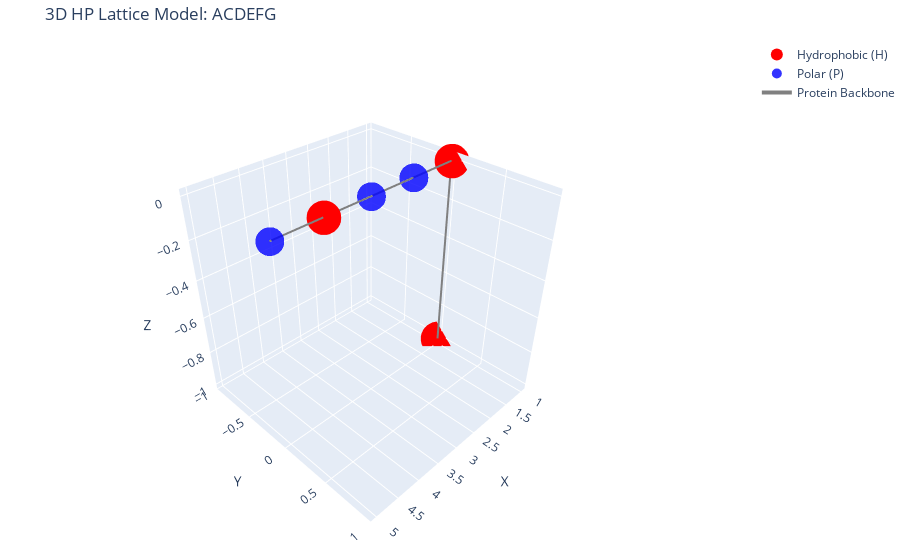
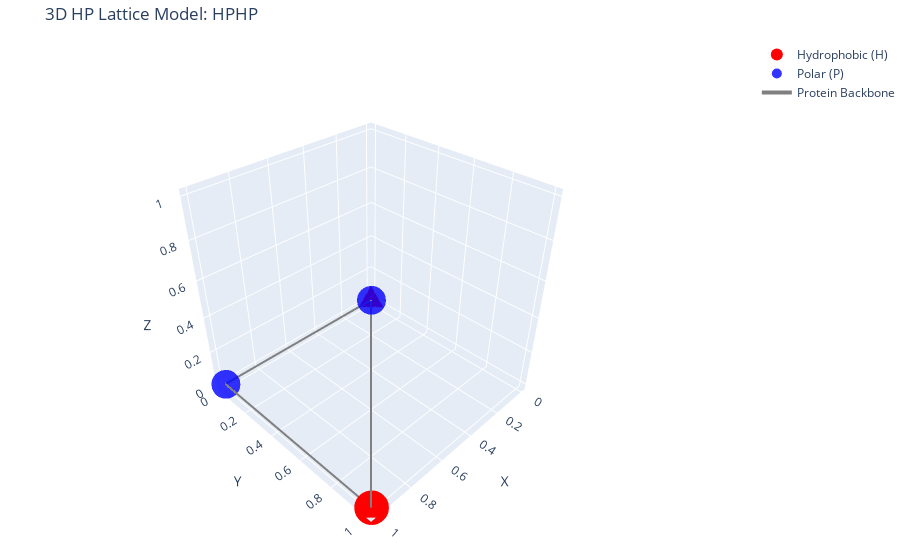
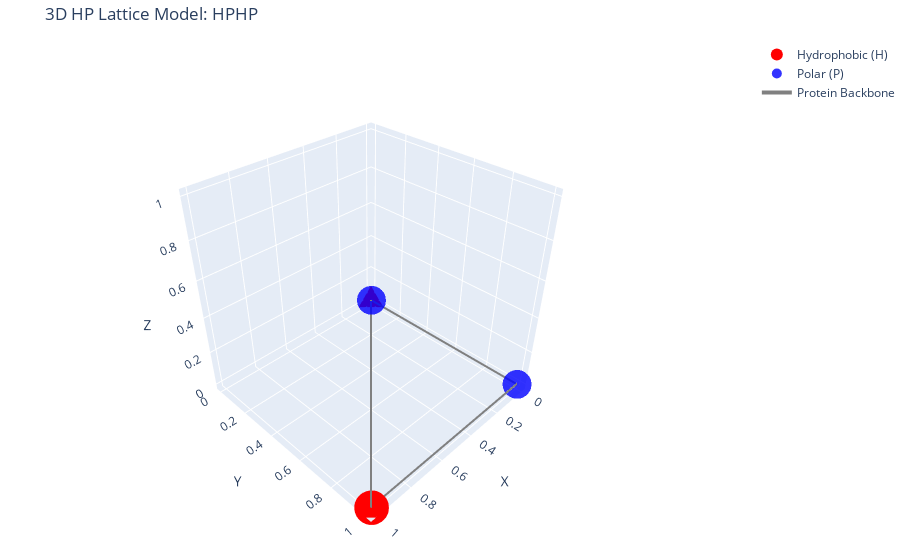
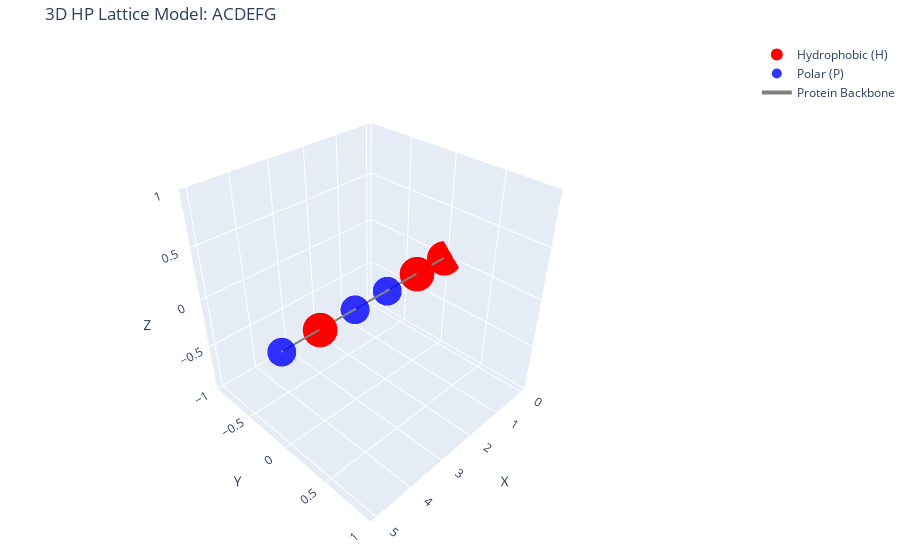

Here is the notebook cell these charts were saved with, in order:
### Markdown cell above
## **Parte 3**: MonteCarlo Moves

### Code cell
import numpy as np
import random
from typing import List, Tuple, Optional

def check_self_avoiding(coords: List[Tuple[int, int, int]]) -> bool:
    """
    Check if the chain is self-avoiding (no duplicate positions).
    """
    return len(set(coords)) == len(coords)

def check_chain_connectivity(coords: List[Tuple[int, int, int]]) -> bool:
    """
    Check if the chain maintains connectivity (adjacent residues are lattice neighbors).
    """
    for i in range(len(coords) - 1):
        dx = abs(coords[i][0] - coords[i+1][0])
        dy = abs(coords[i][1] - coords[i+1][1])
        dz = abs(coords[i][2] - coords[i+1][2])
        
        # Adjacent residues should differ by exactly 1 in one coordinate
        if dx + dy + dz != 1:
            return False
    return True

def end_move(coords: List[Tuple[int, int, int]], hp_types: List[str]) -> Tuple[List[Tuple[int, int, int]], bool]:
    """
    Move an end residue to a new position.
    
    This is the simplest Monte Carlo move: take the first or last residue and move it
    to a new position adjacent to its bonded neighbor, while maintaining self-avoidance.
    
    Args:
        coords: Current coordinates of the chain
        hp_types: List of 'H' or 'P' for each residue
        
    Returns:
        new_coords: New coordinates after move (or unchanged if move fails)
        success: Boolean indicating if move was successful
    """
    n = len(coords)
    if n < 2:
        return coords, False
    
    # Choose which end to move (0 = N-terminus, n-1 = C-terminus)
    end_idx = random.choice([0, n-1])
    
    # Get the bonded neighbor
    neighbor_idx = 1 if end_idx == 0 else n-2
    current_pos = coords[end_idx]
    neighbor_pos = coords[neighbor_idx]
    
    # All possible lattice directions
    directions = [(1,0,0), (-1,0,0), (0,1,0), (0,-1,0), (0,0,1), (0,0,-1)]
    
    # Find all valid positions adjacent to the neighbor
    valid_positions = []
    for dx, dy, dz in directions:
        candidate = (neighbor_pos[0] + dx, neighbor_pos[1] + dy, neighbor_pos[2] + dz)
        
        # Check if position is unoccupied and different from current position
        if candidate != current_pos and candidate not in coords:
            valid_positions.append(candidate)
    
    if not valid_positions:
        return coords, False
    
    # Choose a random valid position
    new_pos = random.choice(valid_positions)
    
    # Create new coordinates
    new_coords = coords.copy()
    new_coords[end_idx] = new_pos
    
    # Verify the move maintains self-avoidance
    if not check_self_avoiding(new_coords):
        return coords, False
    
    return new_coords, True

def crankshaft_move(coords: List[Tuple[int, int, int]], hp_types: List[str]) -> Tuple[List[Tuple[int, int, int]], bool]:
    """
    Perform a crankshaft (corner flip) move.
    
    This move identifies a 3-residue L-shaped segment (i, i+1, i+2) and rotates
    the middle residue to the other possible position that maintains connectivity.
    
    Args:
        coords: Current coordinates of the chain
        hp_types: List of 'H' or 'P' for each residue
        
    Returns:
        new_coords: New coordinates after move (or unchanged if move fails)
        success: Boolean indicating if move was successful
    """
    n = len(coords)
    if n < 3:
        return coords, False
    
    # Find all valid 3-residue segments that form an L-shape (90-degree turn)
    valid_segments = []
    
    for i in range(n - 2):
        p0 = coords[i]
        p1 = coords[i+1]
        p2 = coords[i+2]
        
        # Check if this forms an L-shape (two perpendicular unit vectors)
        v1 = (p1[0] - p0[0], p1[1] - p0[1], p1[2] - p0[2])
        v2 = (p2[0] - p1[0], p2[1] - p1[1], p2[2] - p1[2])
        
        # Both vectors should be unit lattice vectors
        if sum(abs(x) for x in v1) != 1 or sum(abs(x) for x in v2) != 1:
            continue
            
        # Vectors should be perpendicular (dot product = 0)
        dot = v1[0]*v2[0] + v1[1]*v2[1] + v1[2]*v2[2]
        if dot == 0:
            valid_segments.append(i)
    
    if not valid_segments:
        return coords, False
    
    # Randomly choose a valid segment
    i = random.choice(valid_segments)
    
    p0 = coords[i]
    p1 = coords[i+1]
    p2 = coords[i+2]
    
    # Calculate the two vectors
    v1 = (p1[0] - p0[0], p1[1] - p0[1], p1[2] - p0[2])
    v2 = (p2[0] - p1[0], p2[1] - p1[1], p2[2] - p1[2])
    
    # The new position for p1 is: p0 + v2 (going from p0 in direction of v2)
    # OR equivalently: p2 + v1 (going from p2 in direction of v1)
    new_p1 = (p0[0] + v2[0], p0[1] + v2[1], p0[2] + v2[2])
    
    # Alternative: new_p1 = (p2[0] + v1[0], p2[1] + v1[1], p2[2] + v1[2])
    # Both should give the same result for a proper L-shape
    
    # Check if the new position is unoccupied
    # We need to check all positions except the current p1
    occupied = set(coords[:i+1] + coords[i+2:])
    
    if new_p1 in occupied:
        return coords, False
    
    # Create new coordinates
    new_coords = coords.copy()
    new_coords[i+1] = new_p1
    
    return new_coords, True

def pivot_move(coords: List[Tuple[int, int, int]], hp_types: List[str]) -> Tuple[List[Tuple[int, int, int]], bool]:
    """
    Pivot move: Choose a pivot point and rotate one part of the chain.
    
    This is a more global move that can dramatically change conformation.
    We randomly choose a pivot residue and rotate the tail (everything after pivot)
    by 90 or 180 degrees around an axis.
    
    Args:
        coords: Current coordinates of the chain
        hp_types: List of 'H' or 'P' for each residue
        
    Returns:
        new_coords: New coordinates after move (or unchanged if move fails)
        success: Boolean indicating if move was successful
    """
    n = len(coords)
    if n < 3:
        return coords, False
    
    # Choose a pivot point (not at the very end)
    pivot_idx = random.randint(1, n-2)
    
    # Choose rotation: 90 or 180 degrees around x, y, or z axis
    # Rotation matrices for 90 degree rotations in 3D lattice
    rotations = [
        # 90° around x-axis
        lambda x, y, z: (x, -z, y),
        # 90° around y-axis
        lambda x, y, z: (z, y, -x),
        # 90° around z-axis
        lambda x, y, z: (-y, x, z),
        # 180° around x-axis
        lambda x, y, z: (x, -y, -z),
        # 180° around y-axis
        lambda x, y, z: (-x, y, -z),
        # 180° around z-axis
        lambda x, y, z: (-x, -y, z)
    ]
    
    rot_func = random.choice(rotations)
    
    # Get pivot coordinates
    pivot = coords[pivot_idx]
    
    # Rotate the tail (residues after pivot)
    new_coords = coords.copy()
    for i in range(pivot_idx + 1, n):
        # Translate to origin, rotate, translate back
        dx = coords[i][0] - pivot[0]
        dy = coords[i][1] - pivot[1]
        dz = coords[i][2] - pivot[2]
        
        rx, ry, rz = rot_func(dx, dy, dz)
        new_pos = (pivot[0] + rx, pivot[1] + ry, pivot[2] + rz)
        
        # Check if this position is already occupied (except by residues we're moving)
        # We need to check all occupied positions except those in the tail we're rotating
        occupied_positions = set(coords[:pivot_idx + 1])  # Fixed part of chain
        
        if new_pos in occupied_positions:
            return coords, False  # Collision detected
        
        new_coords[i] = new_pos
    
    # Final check: ensure entire chain is self-avoiding
    if not check_self_avoiding(new_coords):
        return coords, False
    
    return new_coords, True

def mcmc_move(coords: List[Tuple[int, int, int]], hp_types: List[str], 
              move_type: str = 'random') -> Tuple[List[Tuple[int, int, int]], bool]:
    """
    Perform a Monte Carlo move of specified type.
    
    Args:
        coords: Current coordinates
        hp_types: List of 'H' or 'P' for each residue
        move_type: 'end', 'crankshaft', 'pivot', or 'random' (randomly choose)
        
    Returns:
        new_coords: New coordinates after move
        success: Boolean indicating if move was successful
    """
    if move_type == 'random':
        move_type = random.choice(['end', 'crankshaft', 'pivot'])
    
    if move_type == 'end':
        return end_move(coords, hp_types)
    elif move_type == 'crankshaft':
        return crankshaft_move(coords, hp_types)
    elif move_type == 'pivot':
        return pivot_move(coords, hp_types)
    else:
        raise ValueError(f"Unknown move type: {move_type}")

# Test the moves
if __name__ == "__main__":
    HP_MAP = {
        'A': 'H', 'C': 'H', 'I': 'H', 'L': 'H', 'M': 'H',
        'F': 'H', 'W': 'H', 'Y': 'H', 'V': 'H',
        'R': 'P', 'N': 'P', 'D': 'P', 'Q': 'P', 'E': 'P',
        'G': 'P', 'H': 'P', 'K': 'P', 'P': 'P', 'S': 'P', 'T': 'P'
    }
    
    # Test with a short sequence
    test_sequence = "ACDEFG"
    print(f"Test sequence: {test_sequence}")
    print(f"HP mapping: {[HP_MAP.get(aa, 'P') for aa in test_sequence]}")
    
    # Generate linear chain
    coords, hp_types = generate_linear_chain(test_sequence)
    print(f"\nInitial linear chain coordinates: {coords}")
    print(f"Self-avoiding: {check_self_avoiding(coords)}")
    print(f"Chain connectivity: {check_chain_connectivity(coords)}")
    
    # Test end move
    new_coords, success = end_move(coords, hp_types)
    print(f"\nEnd move success: {success}")
    if success:
        print(f"New coordinates: {new_coords}")
        print(f"Self-avoiding: {check_self_avoiding(new_coords)}")
        plot_hp_lattice_3d(test_sequence, new_coords, hp_types)
    
    # Test corner flip (will likely fail on linear chain - needs a corner)
    new_coords2, success2 = crankshaft_move(coords, hp_types)
    print(f"\nCorner flip success (on linear chain): {success2}")
    
    # Create a chain with a corner manually for testing
    coords_with_corner = [(0,0,0), (1,0,0), (1,1,0), (1,1,1)]
    hp_types_corner = ['H', 'P', 'H', 'P']
    new_coords3, success3 = crankshaft_move(coords_with_corner, hp_types_corner)
    print(f"\nCorner flip success (on chain with corner): {success3}")
    if success3:
        print(f"Original: {coords_with_corner}")
        plot_hp_lattice_3d("HPHP", coords_with_corner, hp_types_corner)
        print(f"New: {new_coords3}")
        plot_hp_lattice_3d("HPHP", new_coords3, hp_types_corner)
    
    # Test pivot move
    new_coords4, success4 = pivot_move(coords, hp_types)
    print(f"\nPivot move success: {success4}")
    if success4:
        print(f"Original: {coords}")
        plot_hp_lattice_3d(test_sequence, coords, hp_types)
        print(f"New: {new_coords4}")
        plot_hp_lattice_3d(test_sequence, new_coords4, hp_types)

### Figure 1 — Plotly figure (JSON) as saved in the notebook; plotly's stock layout.template omitted (floating-point values rounded to 4 significant figures)
{"data": [{"marker": {"color": "red", "size": 12}, "mode": "markers", "name": "Hydrophobic (H)", "text": ["Residue 1: A (H)", "Residue 2: C (H)", "Residue 5: F (H)"], "type": "scatter3d", "x": [1, 1, 4], "y": [0, 0, 0], "z": [-1, 0, 0]}, {"marker": {"color": "blue", "opacity": 0.8, "size": 10}, "mode": "markers", "name": "Polar (P)", "text": ["Residue 3: D (P)", "Residue 4: E (P)", "Residue 6: G (P)"], "type": "scatter3d", "x": [2, 3, 5], "y": [0, 0, 0], "z": [0, 0, 0]}, {"line": {"color": "gray", "width": 4}, "mode": "lines", "name": "Protein Backbone", "type": "scatter3d", "x": [1, 1, 2, 3, 4, 5], "y": [0, 0, 0, 0, 0, 0], "z": [-1, 0, 0, 0, 0, 0]}], "layout": {"margin": {"b": 0, "l": 0, "r": 0, "t": 40}, "scene": {"aspectmode": "cube", "camera": {"eye": {"x": 1.5, "y": 1.5, "z": 1.5}}, "xaxis": {"title": {"text": "X"}}, "yaxis": {"title": {"text": "Y"}}, "zaxis": {"title": {"text": "Z"}}}, "showlegend": true, "title": {"text": "3D HP Lattice Model: ACDEFG"}}}

### Figure 2 — Plotly figure (JSON) as saved in the notebook; plotly's stock layout.template omitted (floating-point values rounded to 4 significant figures)
{"data": [{"marker": {"color": "red", "size": 12}, "mode": "markers", "name": "Hydrophobic (H)", "text": ["Residue 1: H (H)", "Residue 3: H (H)"], "type": "scatter3d", "x": [0, 1], "y": [0, 1], "z": [0, 0]}, {"marker": {"color": "blue", "opacity": 0.8, "size": 10}, "mode": "markers", "name": "Polar (P)", "text": ["Residue 2: P (P)", "Residue 4: P (P)"], "type": "scatter3d", "x": [1, 1], "y": [0, 1], "z": [0, 1]}, {"line": {"color": "gray", "width": 4}, "mode": "lines", "name": "Protein Backbone", "type": "scatter3d", "x": [0, 1, 1, 1], "y": [0, 0, 1, 1], "z": [0, 0, 0, 1]}], "layout": {"margin": {"b": 0, "l": 0, "r": 0, "t": 40}, "scene": {"aspectmode": "cube", "camera": {"eye": {"x": 1.5, "y": 1.5, "z": 1.5}}, "xaxis": {"title": {"text": "X"}}, "yaxis": {"title": {"text": "Y"}}, "zaxis": {"title": {"text": "Z"}}}, "showlegend": true, "title": {"text": "3D HP Lattice Model: HPHP"}}}

### Figure 3 — Plotly figure (JSON) as saved in the notebook; plotly's stock layout.template omitted (floating-point values rounded to 4 significant figures)
{"data": [{"marker": {"color": "red", "size": 12}, "mode": "markers", "name": "Hydrophobic (H)", "text": ["Residue 1: H (H)", "Residue 3: H (H)"], "type": "scatter3d", "x": [0, 1], "y": [0, 1], "z": [0, 0]}, {"marker": {"color": "blue", "opacity": 0.8, "size": 10}, "mode": "markers", "name": "Polar (P)", "text": ["Residue 2: P (P)", "Residue 4: P (P)"], "type": "scatter3d", "x": [0, 1], "y": [1, 1], "z": [0, 1]}, {"line": {"color": "gray", "width": 4}, "mode": "lines", "name": "Protein Backbone", "type": "scatter3d", "x": [0, 0, 1, 1], "y": [0, 1, 1, 1], "z": [0, 0, 0, 1]}], "layout": {"margin": {"b": 0, "l": 0, "r": 0, "t": 40}, "scene": {"aspectmode": "cube", "camera": {"eye": {"x": 1.5, "y": 1.5, "z": 1.5}}, "xaxis": {"title": {"text": "X"}}, "yaxis": {"title": {"text": "Y"}}, "zaxis": {"title": {"text": "Z"}}}, "showlegend": true, "title": {"text": "3D HP Lattice Model: HPHP"}}}

### Figure 4 — Plotly figure (JSON) as saved in the notebook; plotly's stock layout.template omitted (floating-point values rounded to 4 significant figures)
{"data": [{"marker": {"color": "red", "size": 12}, "mode": "markers", "name": "Hydrophobic (H)", "text": ["Residue 1: A (H)", "Residue 2: C (H)", "Residue 5: F (H)"], "type": "scatter3d", "x": [0, 1, 4], "y": [0, 0, 0], "z": [0, 0, 0]}, {"marker": {"color": "blue", "opacity": 0.8, "size": 10}, "mode": "markers", "name": "Polar (P)", "text": ["Residue 3: D (P)", "Residue 4: E (P)", "Residue 6: G (P)"], "type": "scatter3d", "x": [2, 3, 5], "y": [0, 0, 0], "z": [0, 0, 0]}, {"line": {"color": "gray", "width": 4}, "mode": "lines", "name": "Protein Backbone", "type": "scatter3d", "x": [0, 1, 2, 3, 4, 5], "y": [0, 0, 0, 0, 0, 0], "z": [0, 0, 0, 0, 0, 0]}], "layout": {"margin": {"b": 0, "l": 0, "r": 0, "t": 40}, "scene": {"aspectmode": "cube", "camera": {"eye": {"x": 1.5, "y": 1.5, "z": 1.5}}, "xaxis": {"title": {"text": "X"}}, "yaxis": {"title": {"text": "Y"}}, "zaxis": {"title": {"text": "Z"}}}, "showlegend": true, "title": {"text": "3D HP Lattice Model: ACDEFG"}}}
